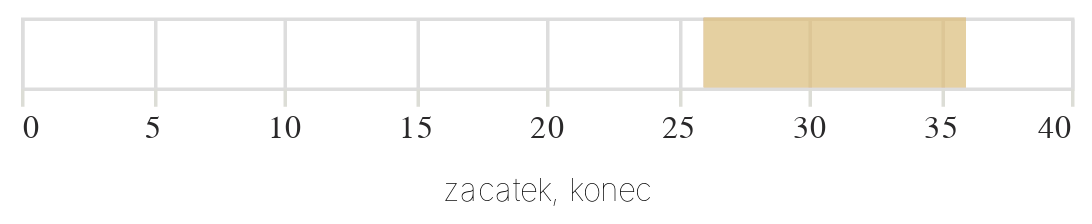

Write notebook code for a chart like this one.
### Code cell
terminy = alt.Chart(
    df_prazdniny
).mark_rect(color='#D5B574', opacity=0.1
).encode(
    alt.X('zacatek:Q'),
    alt.X2('konec:Q'),
)

terminy

### Figure 1 — Vega-Lite specification as saved in the notebook (floating-point values rounded to 4 significant figures)
{"config": {"title": {"font": "Noticia Text", "fontSize": 11.5, "anchor": "start", "lineHeight": 19, "fontWeight": "bolder", "subtitleFont": "Noticia Text", "subtitleFontSize": 10, "subtitleLineHeight": 15, "subtitlePadding": 10, "dy": -10, "color": "#292829", "subtitleColor": "#292829"}, "axis": {"labelFont": "Asap", "titleFont": "Asap", "fontWeight": "lighter", "titleFontWeight": "lighter", "labelFontSize": 9, "titleFontSize": 9, "labelPadding": 2, "titlePadding": 9, "domainOpacity": 0, "tickColor": "#DCDDD6", "labelColor": "#292829"}, "legend": {"labelFont": "Asap", "labelFontWeight": "normal", "titleFont": "Asap", "titleFontWeight": "normal", "labelFontSize": 9, "titleFontSize": 9, "labelColor": "#292829"}}, "data": {"name": "data-4fa88a80039a273dff3e29a1cdbde213"}, "mark": {"type": "rect", "color": "#D5B574", "opacity": 0.1}, "encoding": {"x": {"field": "zacatek", "type": "quantitative"}, "x2": {"field": "konec"}}, "$schema": "https://vega.github.io/schema/vega-lite/v5.8.0.json", "datasets": {"data-4fa88a80039a273dff3e29a1cdbde213": [{"tyden": 26, "prazdniny": 0.5556, "zacatek": 26, "konec": 36}, {"tyden": 27, "prazdniny": 1.0, "zacatek": 26, "konec": 36}, {"tyden": 28, "prazdniny": 1.0, "zacatek": 26, "konec": 36}, {"tyden": 29, "prazdniny": 1.0, "zacatek": 26, "konec": 36}, {"tyden": 30, "prazdniny": 1.0, "zacatek": 26, "konec": 36}, {"tyden": 31, "prazdniny": 1.0, "zacatek": 26, "konec": 36}, {"tyden": 32, "prazdniny": 1.0, "zacatek": 26, "konec": 36}, {"tyden": 33, "prazdniny": 1.0, "zacatek": 26, "konec": 36}, {"tyden": 34, "prazdniny": 1.0, "zacatek": 26, "konec": 36}, {"tyden": 35, "prazdniny": 1.0, "zacatek": 26, "konec": 36}, {"tyden": 36, "prazdniny": 0.1667, "zacatek": 26, "konec": 36}]}}
